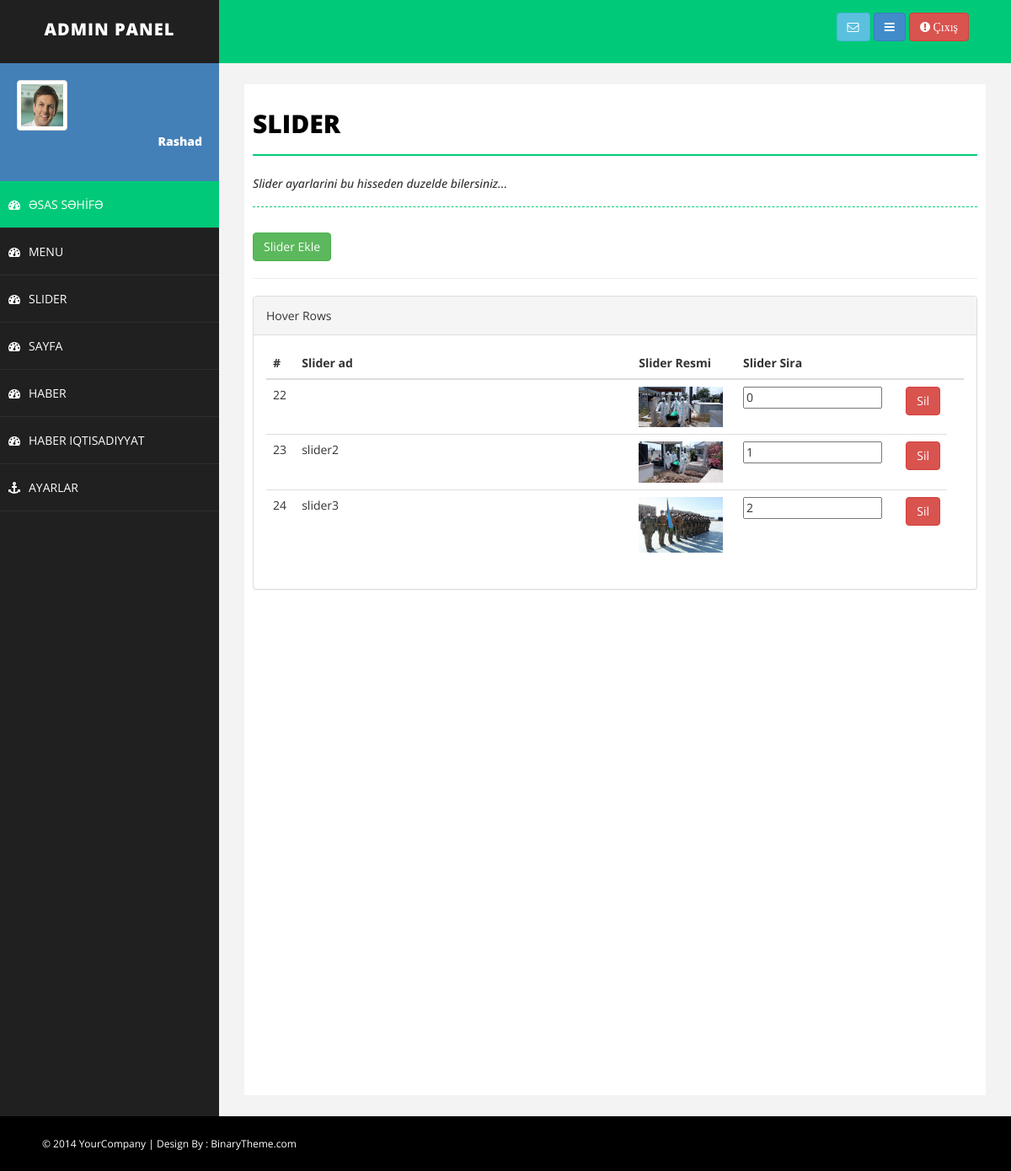
/slider.php (signed in), run on the app's committed database.
### tables this page shows
CREATE TABLE `slider` (
  `slider_id` int(11) NOT NULL,
  `slider_ad` varchar(500) NOT NULL,
  `slider_url` varchar(100) NOT NULL,
  `slider_resimyol` varchar(300) NOT NULL,
  `slider_sira` int(11) NOT NULL
);

### slider.php (the view, shortened to what this page needs)
<?php
include 'header.php';
include 'sidebar.php';
 ?>
  <div id="page-wrapper">
            <div id="page-inner">
                <div class="row">
                    <div class="col-md-12">
                        <h1 class="page-head-line">SLIDER</h1>
                        <h1 class="page-subhead-line">Slider ayarlarini bu hisseden duzelde bilersiniz... </h1>
                    </div>
                        <div class="col-md-12">
                        <a href="slider-ekle.php"> <button class="btn btn-success" >Slider Ekle</button></a>
                         <hr>
                         </div>
                </div>
                <div class="row">
                <div class="col-md-12">
                    <div class="panel panel-default">
                        <div class="panel-heading">
                            Hover Rows
                        </div>
                        <div class="panel-body">
                            <div class="table-responsive">
                                <table class="table table-hover">
                                    <thead>
                                        <tr>
                                            <th>#</th>
                                            <th style="width: 400px">Slider ad</th>
                                            <th>Slider Resmi</th>
                                             <th>Slider Sira</th>
                                            <th style="width: 20px"></th>
                                            <th style="width: 20px"></th>
                                        </tr>
                                    </thead>
                                    <tbody>
                                      <?php
                                      include 'baglan.php';
                                       $slidersor = $baglan->query("SELECT * FROM slider ");
                                      while ($slidercek = $slidersor->fetch_array()) {
                                     ?>
                                        <tr>
                                            <td><?php echo $slidercek['slider_id']; ?></td>
                                            <td><?php echo $slidercek['slider_ad']; ?></td>
                                            <td>
                                             <img width="100" src="<?php echo $slidercek['slider_resimyol']; ?>">
                                             </td>
                                            <td><input type="text" name="slider_sira" value="<?php echo $slidercek['slider_sira']; ?>">
                                            </td>
                                             <td><a href="islem.php?slider_id=<?php   echo $slidercek['slider_id'] ?>&slidersil=ok"><button class="btn btn-danger">Sil</button></a></td>
                                        </tr>
                                    <?php  }   ?>
                                    </tbody>
                                </table>
                            </div>
                        </div>
                    </div>
                  </div>
                    </div>
                </div>
            </div>
  <?php  include 'footer.php';  ?>

### assets/css/basic.css (style rules this page uses)
body { font-family: 'Open Sans', sans-serif; line-height:25px; }
#page-wrapper { padding: 15px 15px; min-height: 600px; background: #F3F3F3; }
#page-inner { width: 100%; margin: 10px 20px 10px 0px; background-color: #fff!important; padding: 10px; min-height: 1200px; }
.page-head-line { font-size: 30px; text-transform: uppercase; color: #000; font-weight: 800; padding-bottom: 20px; border-bottom: 2px solid #00CA79; margin-bottom: 10px; }
.page-subhead-line { font-size: 14px; padding-top: 5px; padding-bottom: 20px; font-style:italic; margin-bottom:30px; border-bottom:1px dashed #00CA79; }
@media (min-width:768px) { #page-wrapper { margin: 0 0 0 260px; padding: 15px 30px; min-height: 1200px; } }

### data on the page
slider: slider_id "22", slider_resimyol (picture), slider_sira "0"
slider: slider_id "23", slider_ad "slider2", slider_resimyol (picture), slider_sira "1"
slider: slider_id "24", slider_ad "slider3", slider_resimyol (picture), slider_sira "2"
